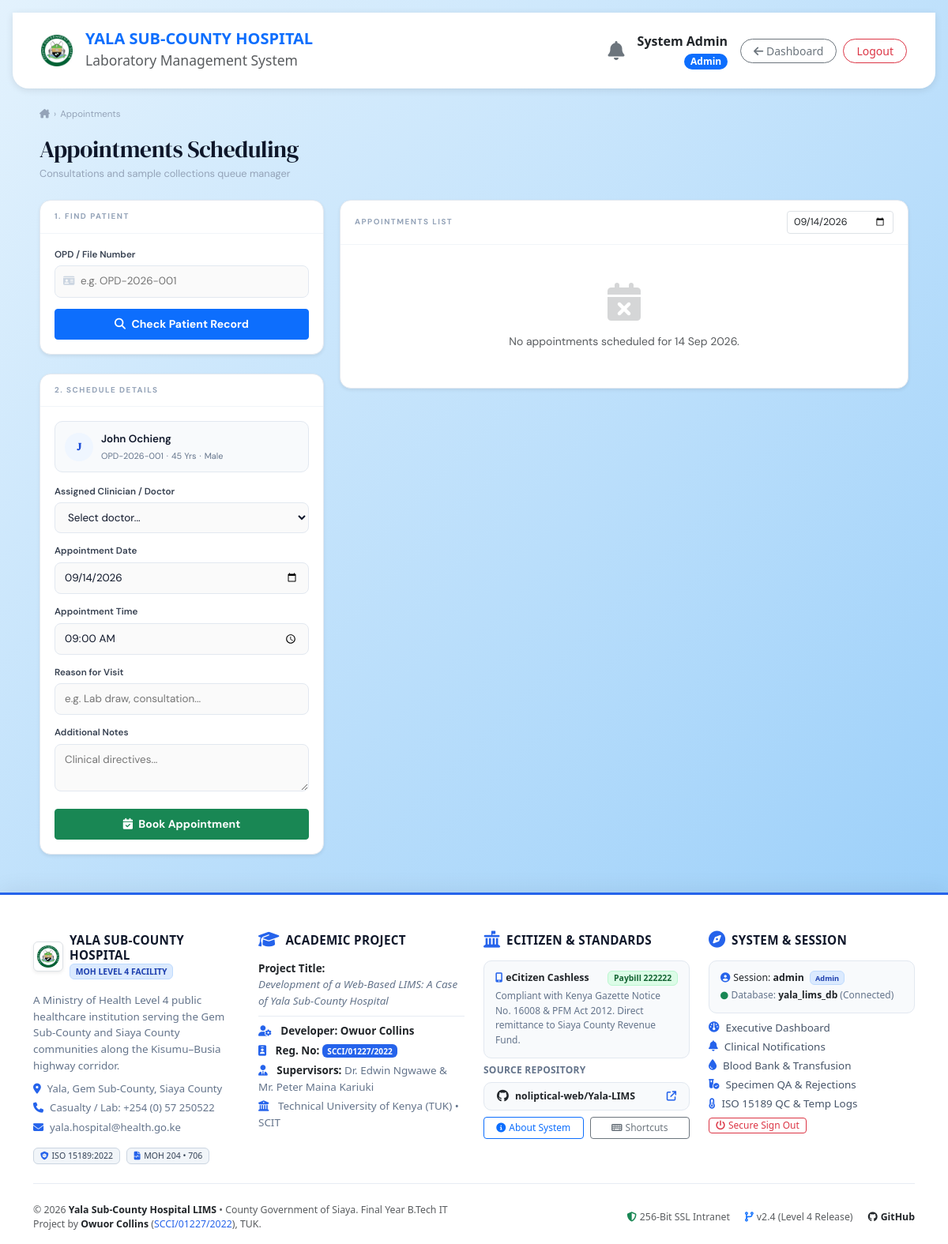
The app's page /appointments.php?patient_id=1 (signed in) with its own data.
### tables this page shows
CREATE TABLE `patients` (
  `patient_id` int(11) NOT NULL AUTO_INCREMENT,
  `opd_number` varchar(20) NOT NULL,
  `full_name` varchar(100) NOT NULL,
  `age` int(11) NOT NULL,
  `gender` enum('Male','Female','Other') NOT NULL,
  `phone_number` varchar(15) DEFAULT NULL,
  `insurance_provider` varchar(100) NOT NULL DEFAULT '',
  `insurance_number` varchar(100) NOT NULL DEFAULT '',
  `insurance_type` enum('None','SHA','Private','NHIF-Legacy','Corporate') NOT NULL DEFAULT 'None',
  `registered_at` timestamp NOT NULL DEFAULT current_timestamp(),
  `insurance_member_no` varchar(100) NOT NULL DEFAULT '',
  PRIMARY KEY (`patient_id`),
  UNIQUE KEY `opd_number` (`opd_number`)
);

### appointments.php (the view, shortened to what this page needs)
<?php
require_once 'includes/db_connect.php';
$role       = $_SESSION['role'] ?? '';
$patient    = null;
$isAdmin     = ($role === 'Admin');
$isDoctor    = ($role === 'Doctor');
$isReception = ($role === 'Receptionist');
if (isset($_GET['patient_id']) && intval($_GET['patient_id']) > 0) {
    $pid = intval($_GET['patient_id']);
    $stmt = $conn->prepare("SELECT * FROM patients WHERE patient_id = ?");
    $stmt->bind_param("i", $pid);
    $stmt->execute();
    $patient = $stmt->get_result()->fetch_assoc();
}
$filter_date = $_GET['filter_date'] ?? date('Y-m-d');
$sql = "SELECT a.*, p.full_name, p.opd_number, p.phone_number
        FROM appointments a
        JOIN patients p ON a.patient_id = p.patient_id
        WHERE a.appt_date = ?
        ORDER BY a.appt_time ASC";
$stmt_load = $conn->prepare($sql);
$stmt_load->bind_param("s", $filter_date);
$stmt_load->execute();
$appts = $stmt_load->get_result()->fetch_all(MYSQLI_ASSOC);
include 'includes/header.php';
?>
<div class="aw">
    <div class="crumb"><a href="dashboard.php"><i class="fa-solid fa-house-chimney"></i></a><span>&rsaquo;</span><span>Appointments</span></div>
    <div class="ah">
        <div>
            <h1>Appointments Scheduling</h1>
            <p>Consultations and sample collections queue manager</p>
        </div>
    </div>
    <div class="layout">
        <div>
            <?php if ($isAdmin || $isReception || $isDoctor): ?>
            <div class="panel shadow-sm mb-4">
                <div class="phead"><span class="ptitle">1. Find Patient</span></div>
                <div class="pbody">
                    <form method="get" action="appointments.php">
                        <div class="f">
                            <label>OPD / File Number</label>
                            <div class="fiw">
                                <input type="text" name="search_opd" required placeholder="e.g. OPD-2026-001"
                                       value="<?php echo isset($_GET['search_opd']) ? htmlspecialchars($_GET['search_opd']) : ''; ?>">
                            </div>
                        </div>
                        <button type="submit" class="btn btn-primary btn-sm w-100 fw-bold py-2">
                            <i class="fa-solid fa-magnifying-glass me-1"></i> Check Patient Record
                        </button>
                    </form>
                </div>
            </div>
            <?php if ($patient): ?>
            <div class="panel shadow-sm">
                <div class="phead"><span class="ptitle">2. Schedule Details</span></div>
                <div class="pbody">
                    <div class="pf">
                        <div class="pfav"><?= strtoupper(substr($patient['full_name'],0,1)) ?></div>
                        <div>
                            <p class="pfn"><?= htmlspecialchars($patient['full_name']) ?></p>
                            <div class="pftags">
                                <span><?= htmlspecialchars($patient['opd_number']) ?></span>&middot;
                                <span><?= $patient['age'] ?> Yrs</span>&middot;
                                <span><?= $patient['gender'] ?></span>
                            </div>
                        </div>
                    </div>
                    <form method="post" action="appointments.php">
                        <div class="f">
                            <label>Assigned Clinician / Doctor</label>
                            <select name="doctor_name" required>
                                <option value="">Select doctor...</option>
                            </select>
                        </div>
                        <div class="f">
                            <label>Appointment Date</label>
                            <input type="date" name="appt_date" required value="<?= date('Y-m-d') ?>" min="<?= date('Y-m-d') ?>">
                        </div>
                        <div class="f">
                            <label>Appointment Time</label>
                            <input type="time" name="appt_time" required value="09:00">
                        </div>
                        <div class="f">
                            <label>Reason for Visit</label>
                            <input type="text" name="reason" placeholder="e.g. Lab draw, consultation..." required>
                        </div>
                        <div class="f">
                            <label>Additional Notes</label>
                            <textarea name="notes" rows="2" placeholder="Clinical directives..."></textarea>
                        </div>
                        <button type="submit" name="book_appt" class="btn btn-success btn-sm w-100 fw-bold py-2 mt-2">
                            <i class="fa-solid fa-calendar-check me-1"></i> Book Appointment
                        </button>
                    </form>
                </div>
            </div>
            <?php endif; ?>
            <?php endif; ?>
        </div>
        <div>
            <div class="panel shadow-sm">
                <div class="phead">
                    <span class="ptitle">Appointments List</span>
                    <form method="get" class="d-flex align-items-center gap-2 m-0">
                        <input type="date" name="filter_date" class="form-control form-control-sm py-1 px-2" style="width:135px;font-size:.78rem;"
                               value="<?= htmlspecialchars($filter_date) ?>" onchange="this.form.submit()">
                    </form>
                </div>
                <?php if (empty($appts)): ?>
                <div class="text-center py-5 text-muted">
                    <i class="fa-solid fa-calendar-xmark fa-3x mb-3 opacity-25"></i>
                    <p class="small mb-0">No appointments scheduled for <?= date('d M Y', strtotime($filter_date)) ?>.</p>
                </div>
                <?php endif; ?>
            </div>
        </div>
    </div>
</div>
<?php include 'includes/footer.php'; ?>

### includes/header.php (style rules this page uses)
body { background: linear-gradient(135deg,#E3F2FD 0%,#90CAF9 100%); min-height: 100vh; display: flex; flex-direction: column; font-family:'Segoe UI',Tahoma,Geneva,Verdana,sans-serif; }

### appointments.php (style rules this page uses)
.aw { width:100%;max-width:1100px;margin:0 auto 48px;font-family:'DM Sans',sans-serif }
.ah { display:flex;align-items:flex-end;justify-content:space-between;margin-bottom:24px;flex-wrap:wrap;gap:12px }
.ah h1 { font-family:'DM Serif Display',serif;font-size:1.85rem;color:#0f172a;margin:0 0 3px;letter-spacing:-.4px }
.ah p { font-size:.8rem;color:#94a3b8;margin:0 }
.crumb { display:flex;align-items:center;gap:5px;font-size:.72rem;color:#94a3b8;margin-bottom:18px }
.crumb a { color:#94a3b8;text-decoration:none }
.layout { display:grid;grid-template-columns:360px 1fr;gap:20px;align-items:start }
.panel { background:#fff;border:1.5px solid #e2e8f0;border-radius:14px;overflow:hidden }
.phead { padding:13px 18px;border-bottom:1px solid #f1f5f9;display:flex;align-items:center;justify-content:space-between }
.ptitle { font-size:.62rem;font-weight:700;letter-spacing:1.5px;text-transform:uppercase;color:#94a3b8 }
.pbody { padding:18px }
.f { display:flex;flex-direction:column;gap:5px;margin-bottom:14px }
.f label { font-size:.73rem;font-weight:600;color:#374151 }
.fiw { position:relative }
.fiw input,.f input,.f select,.f textarea { width:100%;border:1.5px solid #e2e8f0;border-radius:8px;padding:9px 12px;font-size:.84rem;font-family:'DM Sans',sans-serif;color:#0f172a;background:#fafafa;outline:none;box-sizing:border-box;transition:border-color .15s }
.fiw input { padding-left:32px }
.pf { display:flex;align-items:center;gap:10px;padding:12px;background:#f8fafc;border:1.5px solid #e2e8f0;border-radius:10px;margin-bottom:16px }
.pfav { width:36px;height:36px;border-radius:50%;background:#eff6ff;color:#1d4ed8;display:flex;align-items:center;justify-content:center;font-size:.82rem;font-weight:700;font-family:'DM Serif Display',serif }
.pfn { font-size:.84rem;font-weight:600;color:#0f172a;margin:0 0 2px }
.pftags { display:flex;gap:4px;font-size:.68rem;color:#64748b }

### records on screen
patients: full_name "J", full_name "John Ochieng", opd_number "OPD-2026-001", age "45", gender "Male"

### other values on screen
$_SESSION['full_name'] "System Admin"
$_SESSION['role'] "Admin"
$_SESSION['username'] "admin"
